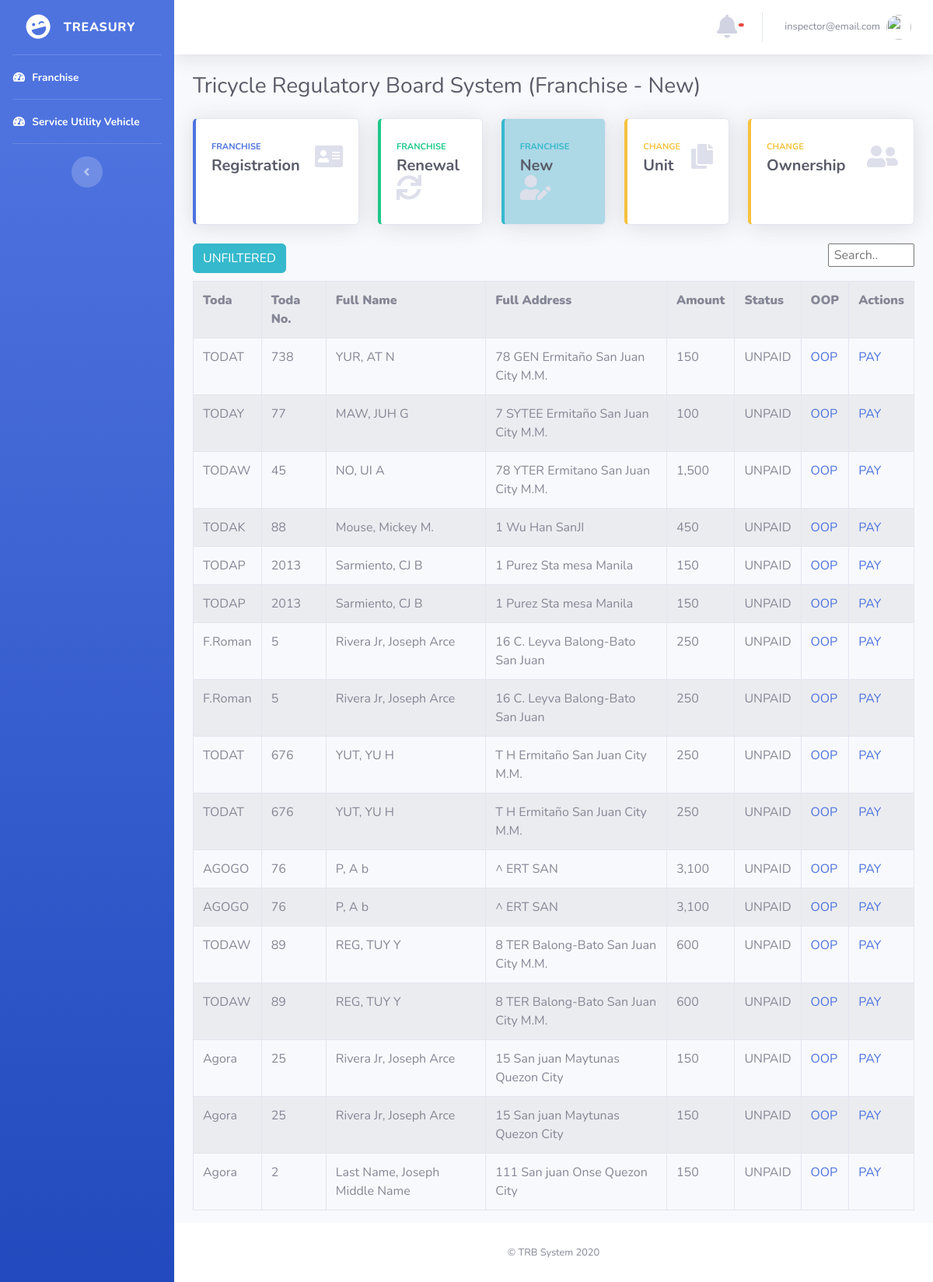
The page /treasury/index_table.php (signed in) on the database its author committed.
### tables this page shows
CREATE TABLE `or_payments` (
  `id_payment` int(6) NOT NULL,
  `id_no` int(6) NOT NULL,
  `reg_fee` int(6) NOT NULL,
  `mch` int(6) NOT NULL,
  `reg_sticker` int(6) NOT NULL,
  `petition` int(6) NOT NULL,
  `confirmation` int(6) NOT NULL,
  `inspection` int(6) NOT NULL,
  `supervision` int(6) NOT NULL,
  `fare_sticker` int(6) NOT NULL,
  `plate_sticker` int(6) NOT NULL,
  `others` text NOT NULL,
  `total_amount` text NOT NULL,
  `sticker_no` text NOT NULL,
  `or_date` text NOT NULL,
  `seen_status` int(11) NOT NULL
);

CREATE TABLE `tricycle_operator` (
  `id_no` int(11) NOT NULL,
  `first_name` varchar(25) NOT NULL,
  `middle_name` varchar(25) NOT NULL,
  `last_name` varchar(25) NOT NULL,
  `house_no` varchar(25) NOT NULL,
  `street` varchar(25) NOT NULL,
  `barangay` varchar(25) NOT NULL,
  `city` varchar(25) NOT NULL,
  `case_no` varchar(25) NOT NULL,
  `toda` varchar(25) NOT NULL,
  `toda_no` smallint(6) NOT NULL,
  `make` varchar(25) NOT NULL,
  `motor_no` varchar(25) NOT NULL,
  `chasis_no` varchar(25) NOT NULL,
  `plate_no` varchar(25) NOT NULL,
  `date` varchar(25) NOT NULL,
  `unit` smallint(6) NOT NULL,
  `status` int(6) NOT NULL,
  `seen_status` int(11) NOT NULL
);

### treasury/index_table.php (the view, shortened to what this page needs)
?><!DOCTYPE html>
<html lang="en">
<head>
  <link href="../vendor/fontawesome-free/css/all.min.css" rel="stylesheet" type="text/css">
  <link href="../css/sb-admin-2.min.css" rel="stylesheet">
</head>
<body id="page-top">
  <?php require('nav.php');  ?>
        <div class="container-fluid">
          <div class="d-sm-flex align-items-center justify-content-between mb-4">
            <h1 class="h3 mb-0 text-gray-800">Tricycle Regulatory Board System (Franchise - New)</h1>
          </div>
          <div class="row">
            <div class="col-xl-3 col-md-6 mb-4">
              <a href="registration.php">
              <div class="card border-left-primary shadow h-100 py-2">
                <div class="card-body">
                  <div class="row no-gutters align-items-center">
                    <div class="col mr-2">
                      <div class="text-xs font-weight-bold text-primary text-uppercase mb-1">Franchise</div>
                      <div class="h5 mb-0 font-weight-bold text-gray-800">Registration</div>
                    </div>
                    <div class="col-auto">
                      <i class="fas fa-address-card fa-2x text-gray-300"></i>
                    </div>
                  </div>
                </div>
              </div>
              </a>
            </div>
            <div class="col-xl-2 col-md-6 mb-4">
              <a href="renewal.php">
              <div class="card border-left-success shadow h-100 py-2">
                <div class="card-body">
                  <div class="row no-gutters align-items-center">
                    <div class="col mr-2">
                      <div class="text-xs font-weight-bold text-success text-uppercase mb-1">FRANCHISE</div>
                      <div class="h5 mb-0 font-weight-bold text-gray-800">Renewal</div>
                    </div>
                    <div class="col-auto">
                      <i class="fas fa-sync fa-2x text-gray-300"></i>
                    </div>
                  </div>
                </div>
              </div>
              </a>
            </div>
            <div class="col-xl-2 col-md-6 mb-4">
              <a href="index.php">
              <div class="card border-left-info shadow h-100 py-2" style="background-color:lightblue">
                <div class="card-body">
                  <div class="row no-gutters align-items-center">
                    <div class="col mr-2">
                      <div class="text-xs font-weight-bold text-info text-uppercase mb-1">Franchise</div>
                      <div class="row no-gutters align-items-center">
                        <div class="col-auto">
                          <div class="h5 mb-0 mr-3 font-weight-bold text-gray-800">New</div>
                        </div>
                      </div>
                    </div>
                    <div class="col-auto">
                      <i class="fas fa-user-edit fa-2x text-gray-300"></i>
                    </div>
                  </div>
                </div>
              </div>
              </a>
            </div>
            <div class="col-xl-2 col-md-6 mb-4">
              <a href="change_unit.php">
              <div class="card border-left-warning shadow h-100 py-2">
                <div class="card-body">
                  <div class="row no-gutters align-items-center">
                    <div class="col mr-2">
                      <div class="text-xs font-weight-bold text-warning text-uppercase mb-1">Change </div>
                      <div class="h5 mb-0 font-weight-bold text-gray-800">Unit</div>
                    </div>
                    <div class="col-auto">
                      <i class="fas fa-copy fa-2x text-gray-300"></i>
                    </div>
                  </div>
                </div>
              </div>
              </a>
            </div>
          <div class="col-xl-3 col-md-6 mb-4">
            <a href="change_ownership.php">
            <div class="card border-left-warning shadow h-100 py-2">
              <div class="card-body">
                <div class="row no-gutters align-items-center">
                  <div class="col mr-2">
                    <div class="text-xs font-weight-bold text-warning text-uppercase mb-1">Change</div>
                    <div class="h5 mb-0 font-weight-bold text-gray-800"> Ownership</div>
                  </div>
                  <div class="col-auto">
                    <i class="fas fa-user-friends fa-2x text-gray-300"></i>
                  </div>
                </div>
              </div>
            </div>
            </a>
          </div>
        </div>
          <div >
            <a href="index.php" class="btn btn-info" style="margin-bottom: 1%;">UNFILTERED</a>
            <input id="myInput" type="text" placeholder=" Search.." style="display: ; float: right; width: 12%;  ">
          </div>
          <?php
            require ("../database.php");
            $result = 'SELECT * FROM tricycle_operator INNER JOIN or_payments ON tricycle_operator.id_no = or_payments.id_no where status = 2 ;';
            $statement = $connection->prepare($result);
            $statement->execute();
            $payments = $statement->fetchAll(PDO::FETCH_OBJ);
            echo "<table border='1'  class='table table-striped table-bordered table-hover' id='dataTables-example' style='display:;' >
                <tr>
                  <th><b>Toda</b></td></th>
                  <th><b>Toda No.</b></td></th>
                  <th><b>Full Name</b></td></th>
                  <th><b>Full Address</b></td></th>
                  <th><b>Amount</b></td></th>
                  <th><b>Status</b></td></th>
                  <th><b>OOP</b></td></th>
                  <th><b>Actions</b></td></th>
                  ";
                  foreach($payments as $package):
                    $fname= $package->first_name;
                    $mname= $package->middle_name;
                    $lname= $package->last_name;
                    $fullname= $lname .', '. $fname .' '.$mname;
                    $house_no = $package->house_no;
                    $street = $package->street;
                    $barangay = $package->barangay;
                    $city= $package->city;
                    $full_add =  $house_no .' '. $street .' '.$barangay.' '.$city;
                    $stats= $package->status;
                    $display1 ="";
                    $display2 ="";
                    $display3 ="";
                    if($stats == 2)
                    {
                      $new_stat= "UNPAID";
                      $display1 = "inline-block;";
                      $display2 = "inline-block ;";
                      $display3 = "none;";
                    }
                      echo "<tr id=".$package->id_no.">";
                      echo "<td >".$package->toda."</td>";
                      echo "<td >".$package->toda_no."</td>";
                      echo "<td >".$fullname."</td>";
                      echo "<td >".$full_add."</td>";
                      echo "<td >".$package->total_amount."</td>";
                        echo "<td >".$new_stat."</td>";
                        echo "<td ><a href='or_payment.php?userid=".$package->id_no."' style= display:".$display1."'> OOP </a></td>";
                      echo "<td >
                                  <a onclick='myFunction()' id='sss' href='approve_entry.php?userid=".$package->id_no."' style= display:".$display2."'>   PAY  </a>
                                  <label style='display:".$display3."'>---</label>
                            </td>";
                          endforeach;
                          echo "</table>";
            ?>
        </div>
        </div>
      <footer class="sticky-footer bg-white">
        <div class="container my-auto">
          <div class="copyright text-center my-auto">
            <span>© TRB System 2020</span>
          </div>
        </div>
      </footer>
    </div>
  </div>
</body>
</html>

### rows shown on the page
or_payments: id_no.toda "TODAT", id_no.toda_no "738", id_no.middle_name "YUR, AT N", id_no.city "78 GEN Ermitaño San Juan City M.M.", total_amount "150", id_no.status "UNPAID"
or_payments: id_no.toda "TODAY", id_no.toda_no "77", id_no.middle_name "MAW, JUH G", id_no.city "7 SYTEE Ermitaño San Juan City M.M.", total_amount "100", id_no.status "UNPAID"
or_payments: id_no.toda "TODAW", id_no.toda_no "45", id_no.middle_name "NO, UI A", id_no.city "78 YTER Ermitano San Juan City M.M.", total_amount "1,500", id_no.status "UNPAID"
or_payments: id_no.toda "TODAK", id_no.toda_no "88", id_no.middle_name "Mouse, Mickey M.", id_no.city "1 Wu Han SanJI", total_amount "450", id_no.status "UNPAID"
or_payments: id_no.toda "TODAP", id_no.toda_no "2013", id_no.middle_name "Sarmiento, CJ B", id_no.city "1 Purez Sta mesa Manila", total_amount "150", id_no.status "UNPAID"
or_payments: id_no.toda "TODAP", id_no.toda_no "2013", id_no.middle_name "Sarmiento, CJ B", id_no.city "1 Purez Sta mesa Manila", total_amount "150", id_no.status "UNPAID"
or_payments: id_no.toda "F.Roman", id_no.toda_no "5", id_no.middle_name "Rivera Jr, Joseph Arce", id_no.city "16 C. Leyva Balong-Bato San Juan", total_amount "250", id_no.status "UNPAID"
or_payments: id_no.toda "F.Roman", id_no.toda_no "5", id_no.middle_name "Rivera Jr, Joseph Arce", id_no.city "16 C. Leyva Balong-Bato San Juan", total_amount "250", id_no.status "UNPAID"
or_payments: id_no.toda "TODAT", id_no.toda_no "676", id_no.middle_name "YUT, YU H", id_no.city "T H Ermitaño San Juan City M.M.", total_amount "250", id_no.status "UNPAID"
or_payments: id_no.toda "TODAT", id_no.toda_no "676", id_no.middle_name "YUT, YU H", id_no.city "T H Ermitaño San Juan City M.M.", total_amount "250", id_no.status "UNPAID"
or_payments: id_no.toda "AGOGO", id_no.toda_no "76", id_no.middle_name "P, A b", id_no.city "^ ERT SAN", total_amount "3,100", id_no.status "UNPAID"
or_payments: id_no.toda "AGOGO", id_no.toda_no "76", id_no.middle_name "P, A b", id_no.city "^ ERT SAN", total_amount "3,100", id_no.status "UNPAID"
or_payments: id_no.toda "TODAW", id_no.toda_no "89", id_no.middle_name "REG, TUY Y", id_no.city "8 TER Balong-Bato San Juan City M.M.", total_amount "600", id_no.status "UNPAID"
or_payments: id_no.toda "TODAW", id_no.toda_no "89", id_no.middle_name "REG, TUY Y", id_no.city "8 TER Balong-Bato San Juan City M.M.", total_amount "600", id_no.status "UNPAID"
or_payments: id_no.toda "Agora", id_no.toda_no "25", id_no.middle_name "Rivera Jr, Joseph Arce", id_no.city "15 San juan Maytunas Quezon City", total_amount "150", id_no.status "UNPAID"
or_payments: id_no.toda "Agora", id_no.toda_no "25", id_no.middle_name "Rivera Jr, Joseph Arce", id_no.city "15 San juan Maytunas Quezon City", total_amount "150", id_no.status "UNPAID"
or_payments: id_no.toda "Agora", id_no.toda_no "2", id_no.middle_name "Last Name, Joseph Middle Name", id_no.city "111 San juan Onse Quezon City", total_amount "150", id_no.status "UNPAID"

### other values the page prints
$username1 "inspector@email.com"
